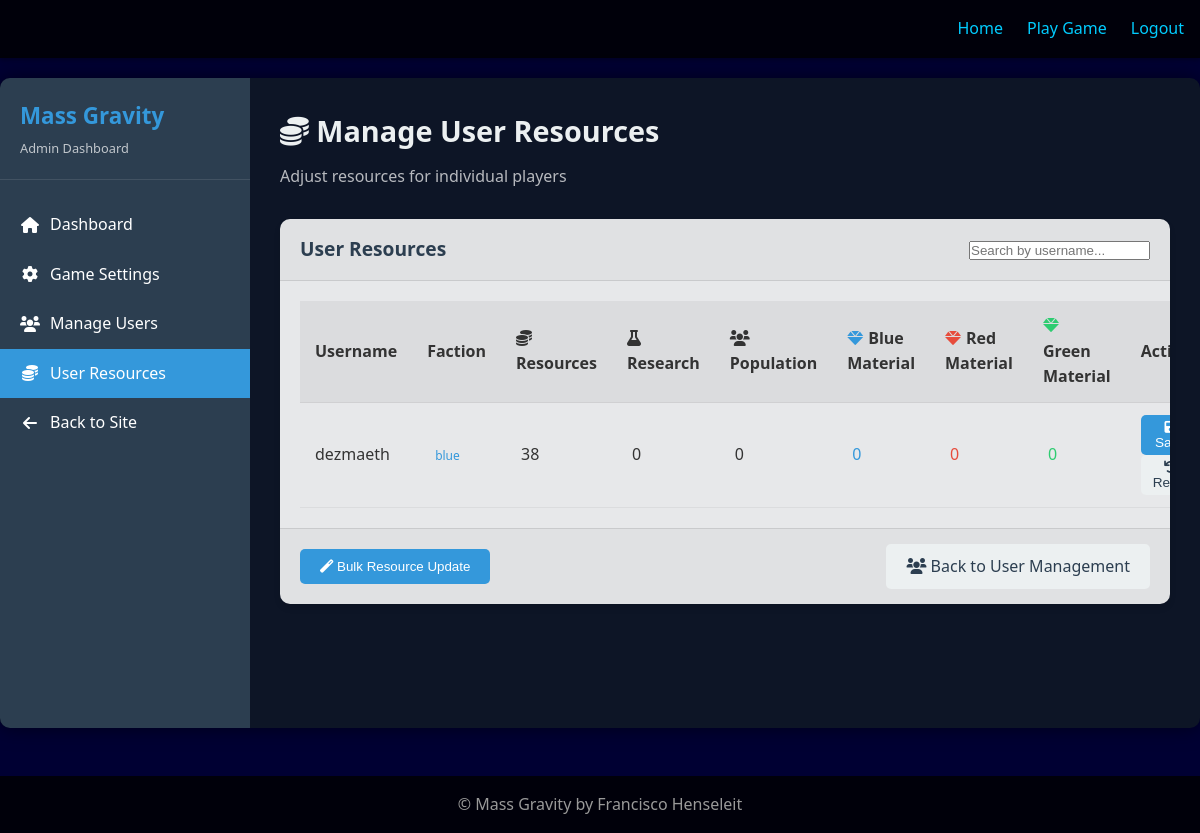
Page /admin/user_resources (signed in) on the earlier database version.
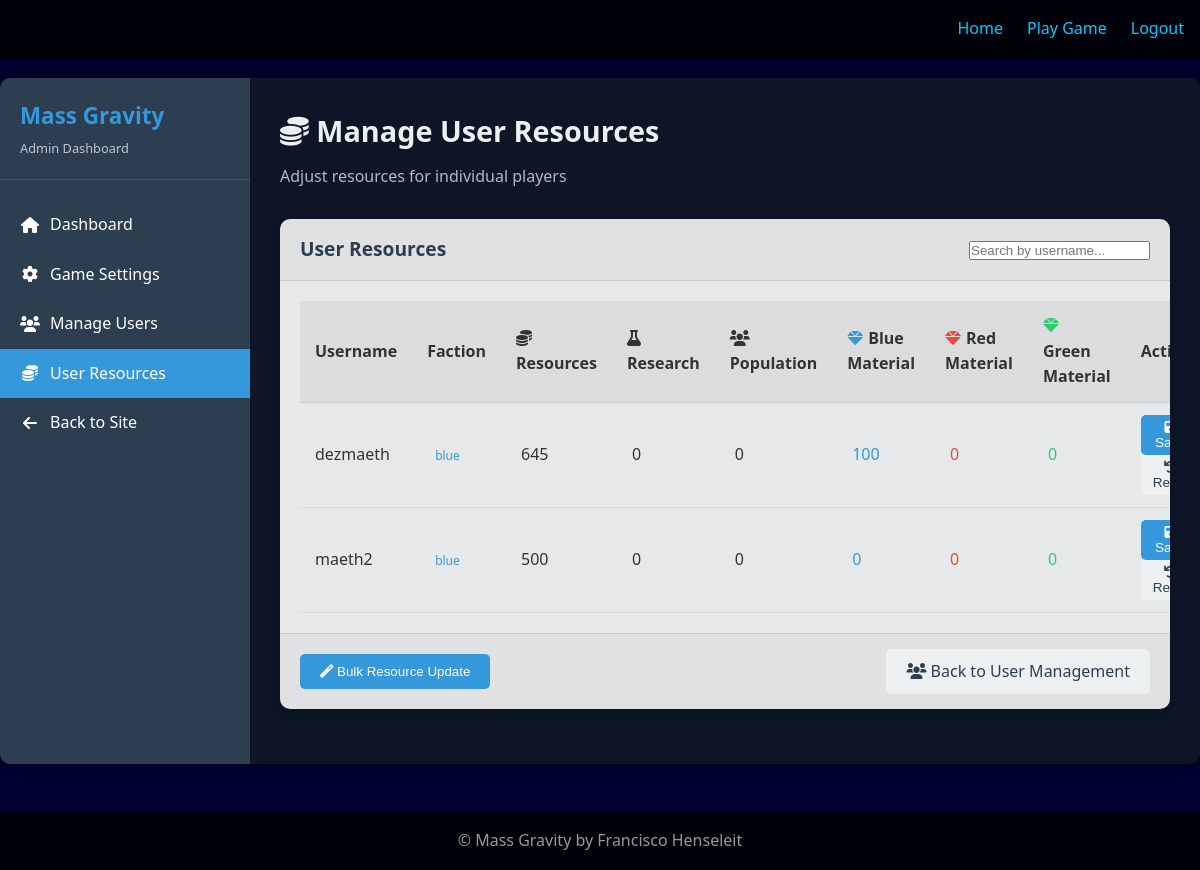
Same page on the later database version.
### flask_app/models/user.py (models this page shows, shortened)
class User(UserMixin, db.Model):
    id = db.Column(db.Integer, primary_key=True)
    username = db.Column(db.String(64), unique=True, index=True)
    email = db.Column(db.String(120), unique=True, index=True)
    password_hash = db.Column(db.String(128))
    faction = db.Column(db.String(10), nullable=False)
    game_data = db.Column(db.Text, default="{}")

### flask_app/routes/admin.py (the view)
@admin.route('/user_resources', methods=['GET'])
@login_required
@admin_required
def user_resources():
    users = User.query.all()
    user_data = []
    for user in users:
        try:
            game_data = json.loads(user.game_data) if user.game_data else {}
            resources = game_data.get('resources', 0)
            research_points = game_data.get('research_points', 0)
            population = game_data.get('population', 0)
            blue_material = game_data.get('materials', {}).get('blue', 0)
            red_material = game_data.get('materials', {}).get('red', 0)
            green_material = game_data.get('materials', {}).get('green', 0)
            user_entry = {
                'id': user.id,
                'username': user.username,
                'faction': user.faction,
                'resources': resources,
                'research_points': research_points,
                'population': population,
                'blue_material': blue_material,
                'red_material': red_material,
                'green_material': green_material
            }
            user_data.append(user_entry)
        except (json.JSONDecodeError, KeyError):
            user_data.append({
                'id': user.id,
                'username': user.username,
                'faction': user.faction,
                'resources': 0,
                'research_points': 0,
                'population': 0,
                'blue_material': 0,
                'red_material': 0,
                'green_material': 0
            })
    return render_template('admin/user_resources.html', users=user_data)

### flask_app/models/user.py (called while the page is built)
@login_manager.user_loader
def load_user(user_id):
    return User.query.get(int(user_id))

### flask_app/routes/admin.py (called while the page is built)
def admin_required(f):
    @functools.wraps(f)
    def decorated_function(*args, **kwargs):
        if not current_user.is_authenticated or current_user.id != 1:
            flash('Admin access required')
            return redirect(url_for('main.index'))
        return f(*args, **kwargs)
    return decorated_function

### flask_app/templates/admin/user_resources.html (shortened to what the changed rows need)
{% extends 'base.html' %}
{% block head %}
<link rel="stylesheet" href="{{ url_for('static', filename='css/admin.css') }}">
<link rel="stylesheet" href="https://cdnjs.cloudflare.com/ajax/libs/font-awesome/6.0.0/css/all.min.css">
{% endblock %}
{% block content %}
<div class="admin-container">
    <div class="admin-content">
        <div class="admin-content-header">
            <h2><i class="fas fa-coins"></i> Manage User Resources</h2>
        </div>
        <div class="admin-card">
            <div class="admin-card-body">
                <table class="admin-table" id="resourcesTable">
                    <thead>
                        <tr>
                            <th>Username</th>
                            <th>Faction</th>
                            <th>
                                <i class="fas fa-coins resource-icon"></i>Resources
                            </th>
                            <th>
                                <i class="fas fa-flask resource-icon"></i>Research
                            </th>
                            <th>
                                <i class="fas fa-users resource-icon"></i>Population
                            </th>
                            <th>
                                <i class="fas fa-gem resource-icon faction-blue"></i>Blue Material
                            </th>
                            <th>
                                <i class="fas fa-gem resource-icon faction-red"></i>Red Material
                            </th>
                            <th>
                                <i class="fas fa-gem resource-icon faction-green"></i>Green Material
                            </th>
                            <th>Actions</th>
                        </tr>
                    </thead>
                    <tbody>
                        {% for user in users %}
                        <tr class="user-row" data-user-id="{{ user.id }}">
                            <td>{{ user.username }}</td>
                            <td>
                                <span class="admin-badge faction-{{ user.faction }}">{{ user.faction }}</span>
                            </td>
                            <td class="resource-cell" data-resource="resources">
                                <span class="resource-value">{{ user.resources|int }}</span>
                            </td>
                            <td class="resource-cell" data-resource="research_points">
                                <span class="resource-value">{{ user.research_points|int }}</span>
                            </td>
                            <td class="resource-cell" data-resource="population">
                                <span class="resource-value">{{ user.population|int }}</span>
                            </td>
                            <td class="resource-cell" data-resource="blue_material">
                                <span class="resource-value faction-blue">{{ user.blue_material|int }}</span>
                            </td>
                            <td class="resource-cell" data-resource="red_material">
                                <span class="resource-value faction-red">{{ user.red_material|int }}</span>
                            </td>
                            <td class="resource-cell" data-resource="green_material">
                                <span class="resource-value faction-green">{{ user.green_material|int }}</span>
                            </td>
                            <td>
                                <button class="admin-btn admin-btn-sm admin-btn-primary save-row-btn" disabled>
                                    <i class="fas fa-save"></i> Save
                                </button>
                                <button class="admin-btn admin-btn-sm admin-btn-secondary reset-row-btn" disabled>
                                    <i class="fas fa-undo"></i> Reset
                                </button>
                            </td>
                        </tr>
                        {% endfor %}
                    </tbody>
                </table>
            </div>
        </div>
    </div>
</div>
{% endblock %}

Differences in the rows shown:
changed User "dezmaeth": resources "38" → "645"; blue_material "0" → "100"
added User: username "maeth2", faction "blue", resources "500", research_points "0", population "0", blue_material "0", red_material "0", green_material "0"
